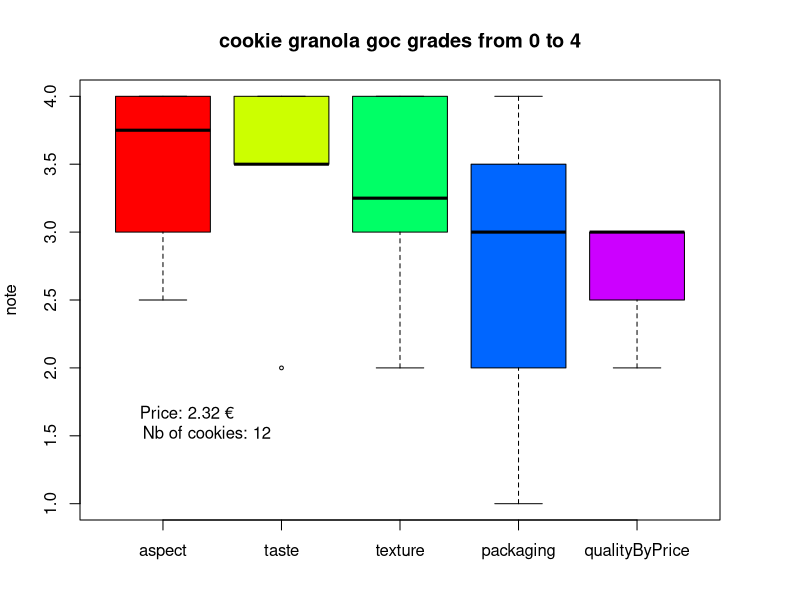

Write R code to recreate this figure.
library(lattice)
setwd("~/Documents/tcr")
grades <- read.csv("grades.csv")

str (grades)
granola <- grades[which (grades$cake=="cookie granola goc"),]
par(mar=c(4,4,4,4))
boxplotByCake <- function (cakeName, initData){
  data <- initData[which (initData$cake==cakeName),]
  boxplot(data$aspect, data$taste, data$texture, data$packaging, data$qualityByPrice, lim=c(0,4), names=names(data[5:9]),
          #
          cex = 0.5, ylab="note", main=paste(cakeName, "grades from 0 to 4"), col=rainbow(5))
  text(1.2, 1.6, paste("Price:", data$price[1], "€
        Nb of cookies:", data$nb.of.cookies[1]))
}
boxplotByCake("cookie granola goc", grades)
